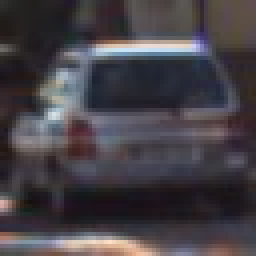
#> input picture lesson_20_object_detection/20_scikit_image_HOG/1038.jpeg, 64 x 64 px (shown 4 times larger); its folder holds only this picture in this run
$ python get_hog.py
#> lines starting #> are read from the running program, lines starting #| are printed output that depends on the picture
import matplotlib.image as mpimg
import matplotlib.pyplot as plt
import numpy as np
import cv2
import glob
from skimage.feature import hog

# Read in our vehicles
car_images = glob.glob('*.jpeg')


# Define a function to return HOG features and visualization
# Features will always be the first element of the return
# Image data will be returned as the second element if visualize= True
# Otherwise there is no second return element

def get_hog_features(img, orient, pix_per_cell, cell_per_block, vis=True,
                     feature_vec=True):
    hog_features, hog_image = hog(img, orientations=orient,
                                  pixels_per_cell=(pix_per_cell, pix_per_cell),
                                  cells_per_block=(cell_per_block, cell_per_block),
                                  visualise=vis, feature_vector=feature_vec,
                                  block_norm="L2-Hys")

    return hog_features, hog_image


# Generate a random index to look at a car image
ind = np.random.randint(0, len(car_images))
# Read in the image
image = mpimg.imread(car_images[ind])
#> image is the input picture: shape (64, 64, 3); mean R, G, B 70, 65.1, 70.6
gray = cv2.cvtColor(image, cv2.COLOR_RGB2GRAY)
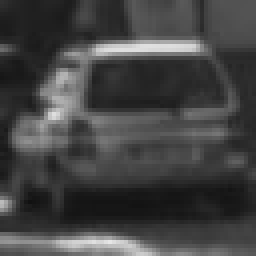
#> gray: shape (64, 64) (shown 4 times larger); min 17, max 230, mean 67.2

# Call our function with vis=True to see an image output
features, hog_image = get_hog_features(gray, orient=9,
                                       pix_per_cell=8, cell_per_block=2,
                                       vis=True, feature_vec=False)
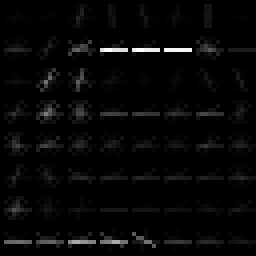
#> hog_image: shape (64, 64) float64 (shown 4 times larger); min 0, max 79.71, mean 2.2; drawn with min black and max white

# Plot the examples
fig = plt.figure()
plt.subplot(121)
plt.imshow(image, cmap='gray')
plt.title('Example Car Image')
plt.subplot(122)
plt.imshow(hog_image, cmap='gray')
plt.title('HOG Visualization')
plt.show()
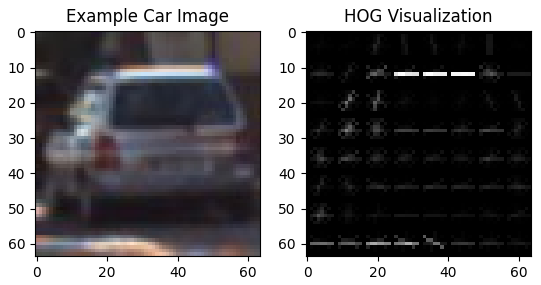
#> figure drawn by matplotlib, 2 panels

print('features:', features)
#> (printed output is left out)

$ run again, on lesson_20_object_detection/20_scikit_image_HOG/1192.jpeg
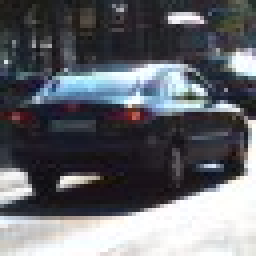
#> input picture lesson_20_object_detection/20_scikit_image_HOG/1192.jpeg, 64 x 64 px (shown 4 times larger)
#> image is the input picture: shape (64, 64, 3); mean R, G, B 100.2, 102.2, 107.8
#> `features, hog_image = get_hog_features(gray, orient=9, pix_per_cell=8,..`:
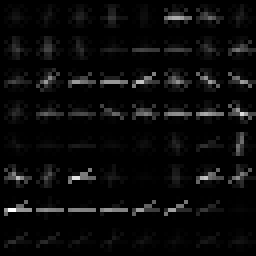
#> hog_image: shape (64, 64) float64 (shown 4 times larger); min 0, max 96.08, mean 4.1; drawn with min black and max white
#> `plt.show()`:
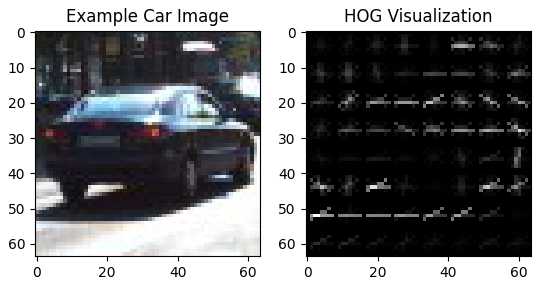
#> figure drawn by matplotlib, 2 panels
#> (printed output is left out)

$ run again, on lesson_20_object_detection/20_scikit_image_HOG/959.jpeg
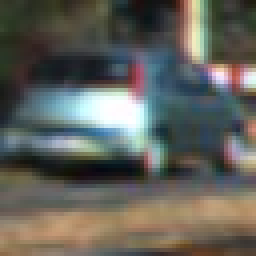
#> input picture lesson_20_object_detection/20_scikit_image_HOG/959.jpeg, 64 x 64 px (shown 4 times larger)
#> image is the input picture: shape (64, 64, 3); mean R, G, B 97.5, 97.5, 90.8
#> `features, hog_image = get_hog_features(gray, orient=9, pix_per_cell=8,..`:
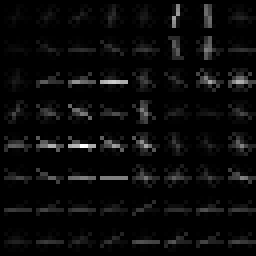
#> hog_image: shape (64, 64) float64 (shown 4 times larger); min 0, max 62.6, mean 2.6; drawn with min black and max white
#> `plt.show()`:
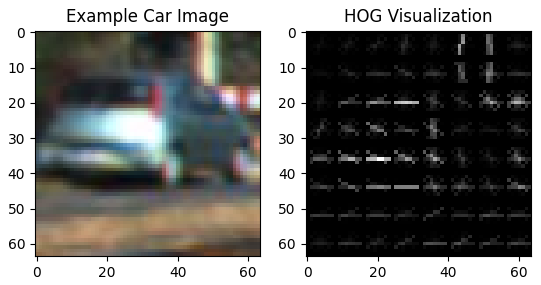
#> figure drawn by matplotlib, 2 panels
#> (printed output is left out)
